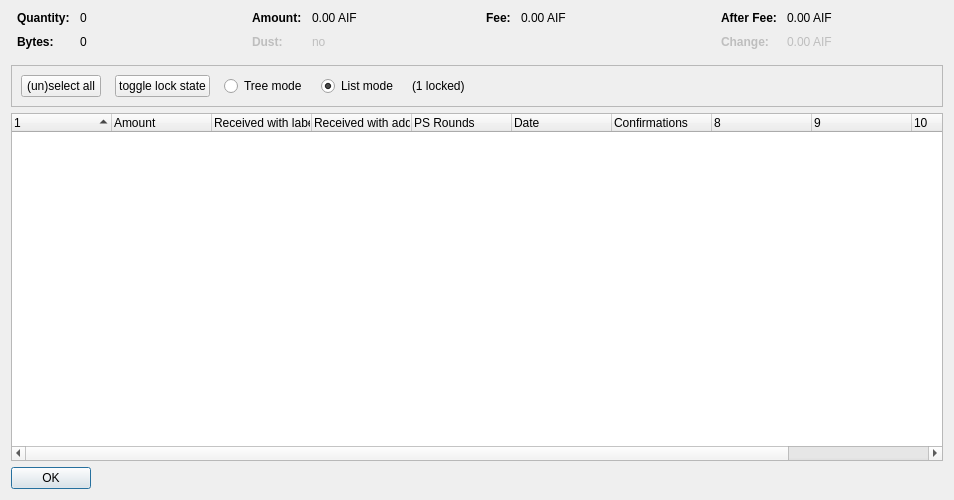
<?xml version="1.0" encoding="UTF-8"?>
<ui version="4.0">
 <class>CoinControlDialog</class>
 <widget class="QDialog" name="CoinControlDialog">
  <property name="geometry">
   <rect>
    <x>0</x>
    <y>0</y>
    <width>954</width>
    <height>500</height>
   </rect>
  </property>
  <property name="windowTitle">
   <string>Coin Selection</string>
  </property>
  <layout class="QVBoxLayout" name="verticalLayout">
   <item>
    <layout class="QHBoxLayout" name="horizontalLayoutTop" stretch="0,0,0,0">
     <property name="topMargin">
      <number>0</number>
     </property>
     <property name="bottomMargin">
      <number>10</number>
     </property>
     <item>
      <layout class="QFormLayout" name="formLayoutCoinControl1">
       <property name="horizontalSpacing">
        <number>10</number>
       </property>
       <property name="verticalSpacing">
        <number>10</number>
       </property>
       <property name="leftMargin">
        <number>6</number>
       </property>
       <property name="rightMargin">
        <number>6</number>
       </property>
       <item row="0" column="0">
        <widget class="QLabel" name="labelCoinControlQuantityText">
         <property name="font">
          <font>
           <weight>75</weight>
           <bold>true</bold>
          </font>
         </property>
         <property name="text">
          <string>Quantity:</string>
         </property>
        </widget>
       </item>
       <item row="0" column="1">
        <widget class="QLabel" name="labelCoinControlQuantity">
         <property name="cursor">
          <cursorShape>IBeamCursor</cursorShape>
         </property>
         <property name="contextMenuPolicy">
          <enum>Qt::ActionsContextMenu</enum>
         </property>
         <property name="text">
          <string notr="true">0</string>
         </property>
         <property name="textInteractionFlags">
          <set>Qt::LinksAccessibleByMouse|Qt::TextSelectableByKeyboard|Qt::TextSelectableByMouse</set>
         </property>
        </widget>
       </item>
       <item row="1" column="0">
        <widget class="QLabel" name="labelCoinControlBytesText">
         <property name="font">
          <font>
           <weight>75</weight>
           <bold>true</bold>
          </font>
         </property>
         <property name="text">
          <string>Bytes:</string>
         </property>
        </widget>
       </item>
       <item row="1" column="1">
        <widget class="QLabel" name="labelCoinControlBytes">
         <property name="cursor">
          <cursorShape>IBeamCursor</cursorShape>
         </property>
         <property name="contextMenuPolicy">
          <enum>Qt::ActionsContextMenu</enum>
         </property>
         <property name="text">
          <string notr="true">0</string>
         </property>
         <property name="textInteractionFlags">
          <set>Qt::LinksAccessibleByMouse|Qt::TextSelectableByKeyboard|Qt::TextSelectableByMouse</set>
         </property>
        </widget>
       </item>
      </layout>
     </item>
     <item>
      <layout class="QFormLayout" name="formLayoutCoinControl2">
       <property name="horizontalSpacing">
        <number>10</number>
       </property>
       <property name="verticalSpacing">
        <number>10</number>
       </property>
       <property name="leftMargin">
        <number>6</number>
       </property>
       <property name="rightMargin">
        <number>6</number>
       </property>
       <item row="0" column="0">
        <widget class="QLabel" name="labelCoinControlAmountText">
         <property name="font">
          <font>
           <weight>75</weight>
           <bold>true</bold>
          </font>
         </property>
         <property name="text">
          <string>Amount:</string>
         </property>
        </widget>
       </item>
       <item row="0" column="1">
        <widget class="QLabel" name="labelCoinControlAmount">
         <property name="cursor">
          <cursorShape>IBeamCursor</cursorShape>
         </property>
         <property name="contextMenuPolicy">
          <enum>Qt::ActionsContextMenu</enum>
         </property>
         <property name="text">
          <string notr="true">0.00 AIF</string>
         </property>
         <property name="textInteractionFlags">
          <set>Qt::LinksAccessibleByMouse|Qt::TextSelectableByKeyboard|Qt::TextSelectableByMouse</set>
         </property>
        </widget>
       </item>
       <item row="1" column="0">
        <widget class="QLabel" name="labelCoinControlLowOutputText">
         <property name="enabled">
          <bool>false</bool>
         </property>
         <property name="font">
          <font>
           <weight>75</weight>
           <bold>true</bold>
          </font>
         </property>
         <property name="text">
          <string>Dust:</string>
         </property>
        </widget>
       </item>
       <item row="1" column="1">
        <widget class="QLabel" name="labelCoinControlLowOutput">
         <property name="enabled">
          <bool>false</bool>
         </property>
         <property name="cursor">
          <cursorShape>IBeamCursor</cursorShape>
         </property>
         <property name="contextMenuPolicy">
          <enum>Qt::ActionsContextMenu</enum>
         </property>
         <property name="text">
          <string notr="true">no</string>
         </property>
         <property name="textInteractionFlags">
          <set>Qt::LinksAccessibleByMouse|Qt::TextSelectableByKeyboard|Qt::TextSelectableByMouse</set>
         </property>
        </widget>
       </item>
      </layout>
     </item>
     <item>
      <layout class="QFormLayout" name="formLayoutCoinControl3">
       <property name="horizontalSpacing">
        <number>10</number>
       </property>
       <property name="verticalSpacing">
        <number>10</number>
       </property>
       <property name="leftMargin">
        <number>6</number>
       </property>
       <property name="rightMargin">
        <number>6</number>
       </property>
       <item row="0" column="0">
        <widget class="QLabel" name="labelCoinControlFeeText">
         <property name="font">
          <font>
           <weight>75</weight>
           <bold>true</bold>
          </font>
         </property>
         <property name="text">
          <string>Fee:</string>
         </property>
        </widget>
       </item>
       <item row="0" column="1">
        <widget class="QLabel" name="labelCoinControlFee">
         <property name="cursor">
          <cursorShape>IBeamCursor</cursorShape>
         </property>
         <property name="contextMenuPolicy">
          <enum>Qt::ActionsContextMenu</enum>
         </property>
         <property name="text">
          <string notr="true">0.00 AIF</string>
         </property>
         <property name="textInteractionFlags">
          <set>Qt::LinksAccessibleByMouse|Qt::TextSelectableByKeyboard|Qt::TextSelectableByMouse</set>
         </property>
        </widget>
       </item>
      </layout>
     </item>
     <item>
      <layout class="QFormLayout" name="formLayoutCoinControl4">
       <property name="horizontalSpacing">
        <number>10</number>
       </property>
       <property name="verticalSpacing">
        <number>10</number>
       </property>
       <property name="leftMargin">
        <number>6</number>
       </property>
       <property name="rightMargin">
        <number>6</number>
       </property>
       <item row="0" column="0">
        <widget class="QLabel" name="labelCoinControlAfterFeeText">
         <property name="font">
          <font>
           <weight>75</weight>
           <bold>true</bold>
          </font>
         </property>
         <property name="text">
          <string>After Fee:</string>
         </property>
        </widget>
       </item>
       <item row="0" column="1">
        <widget class="QLabel" name="labelCoinControlAfterFee">
         <property name="cursor">
          <cursorShape>IBeamCursor</cursorShape>
         </property>
         <property name="contextMenuPolicy">
          <enum>Qt::ActionsContextMenu</enum>
         </property>
         <property name="text">
          <string notr="true">0.00 AIF</string>
         </property>
         <property name="textInteractionFlags">
          <set>Qt::LinksAccessibleByMouse|Qt::TextSelectableByKeyboard|Qt::TextSelectableByMouse</set>
         </property>
        </widget>
       </item>
       <item row="1" column="0">
        <widget class="QLabel" name="labelCoinControlChangeText">
         <property name="enabled">
          <bool>false</bool>
         </property>
         <property name="font">
          <font>
           <weight>75</weight>
           <bold>true</bold>
          </font>
         </property>
         <property name="text">
          <string>Change:</string>
         </property>
        </widget>
       </item>
       <item row="1" column="1">
        <widget class="QLabel" name="labelCoinControlChange">
         <property name="enabled">
          <bool>false</bool>
         </property>
         <property name="cursor">
          <cursorShape>IBeamCursor</cursorShape>
         </property>
         <property name="contextMenuPolicy">
          <enum>Qt::ActionsContextMenu</enum>
         </property>
         <property name="text">
          <string notr="true">0.00 AIF</string>
         </property>
         <property name="textInteractionFlags">
          <set>Qt::LinksAccessibleByMouse|Qt::TextSelectableByKeyboard|Qt::TextSelectableByMouse</set>
         </property>
        </widget>
       </item>
      </layout>
     </item>
    </layout>
   </item>
   <item>
    <widget class="QFrame" name="frame">
     <property name="minimumSize">
      <size>
       <width>0</width>
       <height>40</height>
      </size>
     </property>
     <property name="frameShape">
      <enum>QFrame::StyledPanel</enum>
     </property>
     <property name="frameShadow">
      <enum>QFrame::Sunken</enum>
     </property>
     <layout class="QHBoxLayout" name="horizontalLayout">
      <item>
       <layout class="QHBoxLayout" name="horizontalLayoutPanel" stretch="0,0,0,0,0,0">
        <property name="spacing">
         <number>14</number>
        </property>
        <item>
         <widget class="QPushButton" name="pushButtonSelectAll">
          <property name="sizePolicy">
           <sizepolicy hsizetype="Maximum" vsizetype="Fixed">
            <horstretch>0</horstretch>
            <verstretch>0</verstretch>
           </sizepolicy>
          </property>
          <property name="text">
           <string>(un)select all</string>
          </property>
          <property name="autoDefault">
           <bool>false</bool>
          </property>
         </widget>
        </item>
        <item>
         <widget class="QPushButton" name="pushButtonToggleLock">
          <property name="sizePolicy">
           <sizepolicy hsizetype="Maximum" vsizetype="Fixed">
            <horstretch>0</horstretch>
            <verstretch>0</verstretch>
           </sizepolicy>
          </property>
          <property name="text">
           <string>toggle lock state</string>
          </property>
          <property name="autoDefault">
           <bool>false</bool>
          </property>
         </widget>
        </item>
        <item>
         <widget class="QRadioButton" name="radioTreeMode">
          <property name="sizePolicy">
           <sizepolicy hsizetype="Maximum" vsizetype="Fixed">
            <horstretch>0</horstretch>
            <verstretch>0</verstretch>
           </sizepolicy>
          </property>
          <property name="text">
           <string>Tree mode</string>
          </property>
         </widget>
        </item>
        <item>
         <widget class="QRadioButton" name="radioListMode">
          <property name="sizePolicy">
           <sizepolicy hsizetype="Maximum" vsizetype="Fixed">
            <horstretch>0</horstretch>
            <verstretch>0</verstretch>
           </sizepolicy>
          </property>
          <property name="text">
           <string>List mode</string>
          </property>
          <property name="checked">
           <bool>true</bool>
          </property>
         </widget>
        </item>
        <item>
         <widget class="QLabel" name="labelLocked">
          <property name="text">
           <string>(1 locked)</string>
          </property>
         </widget>
        </item>
        <item>
         <spacer name="horizontalSpacer">
          <property name="orientation">
           <enum>Qt::Horizontal</enum>
          </property>
          <property name="sizeHint" stdset="0">
           <size>
            <width>40</width>
            <height>20</height>
           </size>
          </property>
         </spacer>
        </item>
       </layout>
      </item>
     </layout>
    </widget>
   </item>
   <item>
    <widget class="CoinControlTreeWidget" name="treeWidget">
     <property name="contextMenuPolicy">
      <enum>Qt::CustomContextMenu</enum>
     </property>
     <property name="sortingEnabled">
      <bool>false</bool>
     </property>
     <property name="columnCount">
      <number>11</number>
     </property>
     <attribute name="headerShowSortIndicator" stdset="0">
      <bool>true</bool>
     </attribute>
     <attribute name="headerStretchLastSection">
      <bool>false</bool>
     </attribute>
     <column>
      <property name="text">
       <string/>
      </property>
     </column>
     <column>
      <property name="text">
       <string>Amount</string>
      </property>
     </column>
     <column>
      <property name="text">
       <string>Received with label</string>
      </property>
     </column>
     <column>
      <property name="text">
       <string>Received with address</string>
      </property>
     </column>
     <column>
      <property name="text">
       <string>PS Rounds</string>
      </property>
     </column>
     <column>
      <property name="text">
       <string>Date</string>
      </property>
     </column>
     <column>
      <property name="text">
       <string>Confirmations</string>
      </property>
      <property name="toolTip">
       <string>Confirmed</string>
      </property>
     </column>
     <column>
      <property name="text">
       <string/>
      </property>
     </column>
     <column>
      <property name="text">
       <string/>
      </property>
     </column>
     <column>
      <property name="text">
       <string/>
      </property>
     </column>
     <column>
      <property name="text">
       <string/>
      </property>
     </column>
    </widget>
   </item>
   <item>
    <widget class="QDialogButtonBox" name="buttonBox">
     <property name="sizePolicy">
      <sizepolicy hsizetype="Maximum" vsizetype="Fixed">
       <horstretch>0</horstretch>
       <verstretch>0</verstretch>
      </sizepolicy>
     </property>
     <property name="orientation">
      <enum>Qt::Horizontal</enum>
     </property>
     <property name="standardButtons">
      <set>QDialogButtonBox::Ok</set>
     </property>
    </widget>
   </item>
  </layout>
 </widget>
 <customwidgets>
  <customwidget>
   <class>CoinControlTreeWidget</class>
   <extends>QTreeWidget</extends>
   <header>coincontroltreewidget.h</header>
  </customwidget>
 </customwidgets>
 <resources/>
 <connections/>
</ui>
